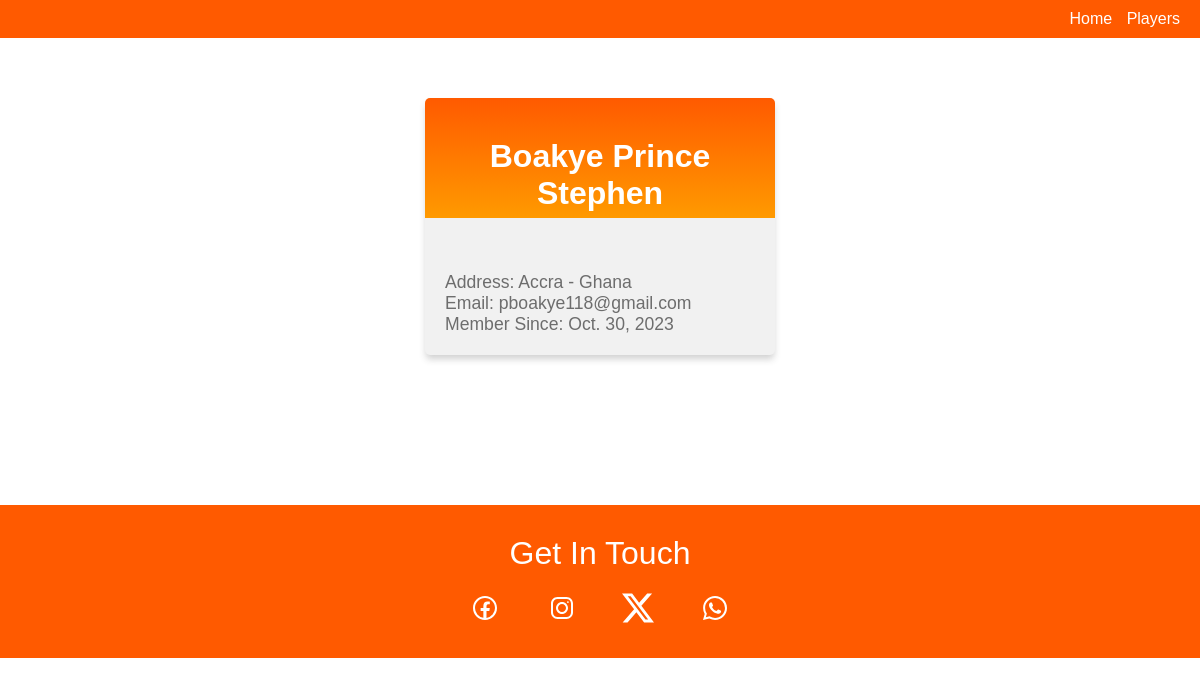
Page /about/1 on the committed database.
### kotoko/models.py (models this page shows, shortened)
class Player(models.Model):
    first_name = models.CharField(max_length=100)
    last_name = models.CharField(max_length=100)
    address = models.CharField(max_length=100)
    email = models.EmailField(max_length=100)
    member_since = models.DateField(auto_now_add=True, blank=False, null=False)

### kotoko/views.py (the view)
# urls.py: path('about/<int:id>', views.about_player, name='about'),
def about_player(request, id):
    player = Player.objects.get(id=id)
    context = {
        'object': player
    }
    return render(request, 'about.html', context)

### kotoko/templates/about.html (shortened to what this page needs)
{% extends "master.html" %}
    {% block content %}
    <div class="container">
        <h1 id="name">{{ object.first_name }} {{ object.last_name }}</h1>
        <p>Address: {{ object.address }}</p>
        <p>Email: {{ object.email }}</p>
        <p>Member Since: {{ object.member_since }}</p>
    </div>
    {% endblock %}

### globalstyle/style.css (style rules this page uses)
* { padding: 0; border: 0; margin: 0; box-sizing: border-box; }
.container { background-color: #f1f1f1; background-image: linear-gradient(to bottom, #ff5a00, #ff9a00); background-size: 100% 120px; background-repeat: no-repeat; margin: 60px auto; width: 350px; border-radius: 5px; box-shadow: 0 5px 7px -1px rgba(51, 51, 51, 0.23); padding: 20px; }
.container h1 { text-align: center; color:#ffffff; margin:20px 0 60px 0; font-family: 'Big Shoulders Display', Arial, Helvetica, sans-serif; text-transform: capitalize; }
.container p { font-family: Poppins, Arial, Helvetica, sans-serif; font-size: 1.1rem; color: #6d6d6d; }

### rows in the picture
Player: first_name "Boakye", last_name "Prince Stephen", address "Accra - Ghana", email "pboakye118@gmail.com", member_since "Oct. 30, 2023"
